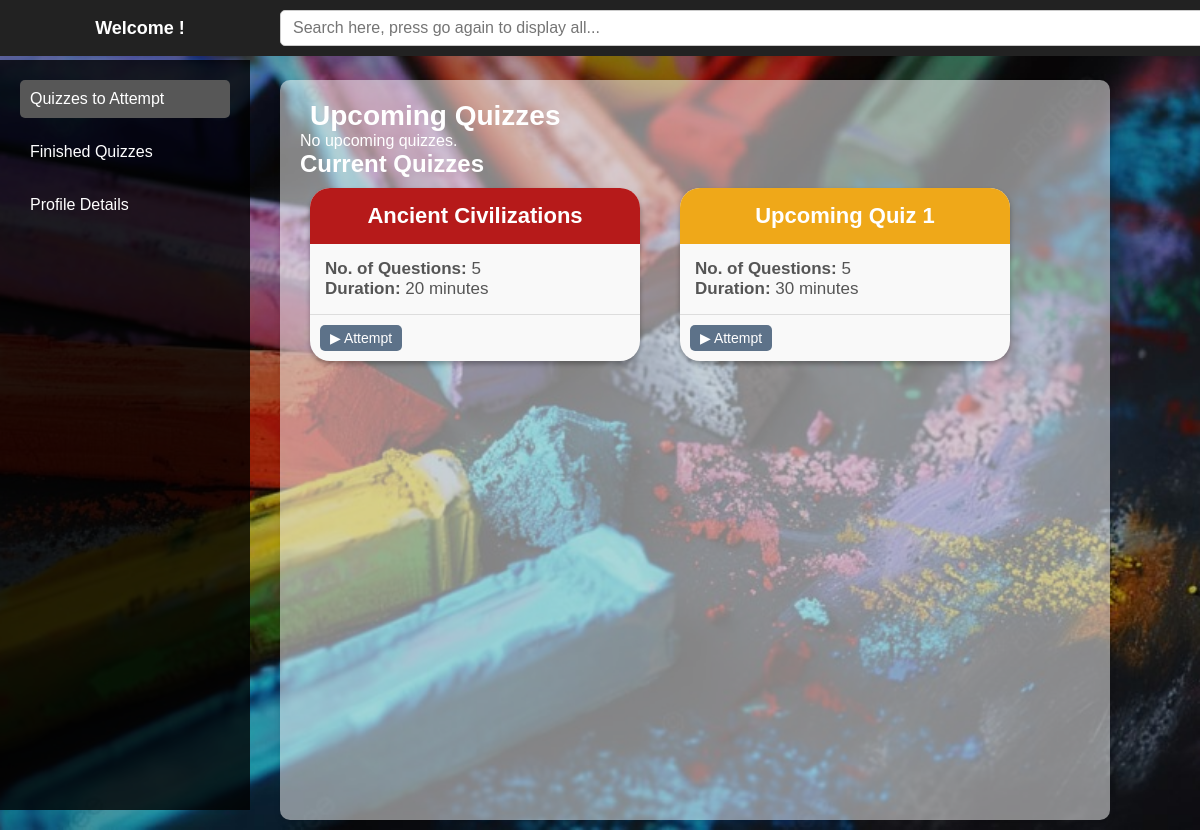
/student (signed in), run on the app's committed database.
### tables this page shows
CREATE TABLE quiz (
            id INTEGER PRIMARY KEY AUTOINCREMENT,
            quiz_name TEXT NOT NULL,
            chapter_id INTEGER,
            date DATE NOT NULL,
            duration INTEGER NOT NULL, -- Duration in minutes
            remark TEXT,
            no_of_qns INTEGER NOT NULL,
            FOREIGN KEY (chapter_id) REFERENCES chapter(id)
        );

### app.py (the view)
@app.route('/student')
@login_required(role='student')
def student_page():
    conn = sqlite3.connect(DATABASE)
    conn.row_factory = sqlite3.Row  # Enables dict-like access
    cursor = conn.cursor()
    cursor.execute('SELECT score, fullname FROM users WHERE id = ?', (session['user_id'],))
    user_row = cursor.fetchone()
    score = user_row['score']
    student_name = user_row['fullname']
    today_str = datetime.date.today().strftime('%Y-%m-%d')
    search_query = request.args.get('search', '').strip().lower()
    query_all_quizzes = '''
    SELECT quiz.id, quiz.quiz_name, quiz.date, quiz.duration, quiz.no_of_qns
    FROM quiz
    WHERE quiz.id NOT IN (
        SELECT quiz_id FROM scores WHERE user_id = ?
    )
    AND (LOWER(quiz.quiz_name) LIKE ?)
    ORDER BY quiz.date ASC
    '''
    cursor.execute(query_all_quizzes, (session['user_id'], f'%{search_query}%'))
    all_quizzes = cursor.fetchall()
    upcoming_quizzes = [{
        "id": quiz["id"],
        "quiz_name": quiz["quiz_name"],
        "date": quiz["date"],
        "no_of_qns": quiz["no_of_qns"]
    } for quiz in all_quizzes if quiz["date"] > today_str][:3]  # Only top 3 future quizzes
    current_quizzes = [{
        "id": quiz["id"],
        "quiz_name": quiz["quiz_name"],
        "duration": quiz["duration"],
        "no_of_qns": quiz["no_of_qns"]
    } for quiz in all_quizzes if quiz["date"] <= today_str]  # All quizzes today or earlier
    conn.close()
    return render_template('student.html',
                           score=score,
                           student_name=student_name,
                           upcoming_quizzes=upcoming_quizzes,  # Only topic, date, questions
                           current_quizzes=current_quizzes,  # Only topic, questions, duration
                           search_query=search_query)

### app.py (called while the page is built)
def login_required(role=None):
    def decorator(f):
        @wraps(f)
        def decorated_function(*args, **kwargs):
            if 'user_id' not in session:
                return redirect(url_for('login'))  # Redirect to login if not logged in
            if role and session.get('role') != role:
                return redirect(url_for('login'))  # Redirect if user doesn't have the correct role
            return f(*args, **kwargs)
        return decorated_function
    return decorator

### templates/student.html (shortened to what this page needs)
{% extends 'student_base.html' %}
{% block page_content %}
<h2 style="color:rgb(255, 255, 255); font-size: 28px; display: flex; align-items: center;">
     Upcoming Quizzes
</h2>
<div class="quiz-cards-container">
    {% for quiz in upcoming_quizzes %}
        {% if loop.index0 % 4 == 0 %}
            {% set quiz_color = 'rgb(182, 26, 26)' %}
        {% elif loop.index0 % 4 == 1 %}
            {% set quiz_color = 'rgb(239, 168, 25)' %}
        {% elif loop.index0 % 4 == 2 %}
            {% set quiz_color = 'rgb(21, 185, 214)' %}
        {% else %}
            {% set quiz_color = 'rgb(37, 175, 53)' %}
        {% endif %}
        <div class="quiz-card">
            <div class="quiz-card-header" style="background-color: {{ quiz_color }}; color: white;">
                {{ quiz.quiz_name }}
            </div>
            <div class="quiz-card-body">
                <p style="color: #555;">
                    <strong>Date:</strong> {{ quiz.date }}
                </p>
                <p style="color: #555;">
                    <strong>No. of Questions:</strong> {{ quiz.no_of_qns }}
                </p>
            </div>
        </div>
    {% else %}
        <p>No upcoming quizzes.</p>
    {% endfor %}
</div>
<h2>Current Quizzes</h2>
<div class="quiz-cards-container">
    {% for quiz in current_quizzes %}
        {% if loop.index0 % 4 == 0 %}
            {% set quiz_color = 'rgb(182, 26, 26)' %}
        {% elif loop.index0 % 4 == 1 %}
            {% set quiz_color = 'rgb(239, 168, 25)' %}
        {% elif loop.index0 % 4 == 2 %}
            {% set quiz_color = 'rgb(21, 185, 214)' %}
        {% else %}
            {% set quiz_color = 'rgb(37, 175, 53)' %}
        {% endif %}
        <div class="quiz-card">
            <div class="quiz-card-header" style="background-color: {{ quiz_color }}; color: white;">
                {{ quiz.quiz_name }}
            </div>
            <div class="quiz-card-body">
                <p style="color: #555;">
                    <strong>No. of Questions:</strong> {{ quiz.no_of_qns }}
                </p>
                <p style="color: #555;">
                    <strong>Duration:</strong> {{ quiz.duration }} minutes
                </p>
            </div>
            <div class="quiz-card-footer">
                <a href="{{ url_for('attempt_quiz', quiz_id=quiz.id) }}" class="btn" style="text-decoration:none;">▶ Attempt</a>
            </div>
        </div>
    {% else %}
        <p>No available quizzes to attempt.</p>
    {% endfor %}
</div>
{% endblock %}

### static/css/style.css (style rules this page uses)
* { margin: 0; padding: 0; box-sizing: border-box; }
body { font-family: "Comic Sans MS", "Chalkboard", sans-serif; background: url('../images/chlkbrd41.jpg') no-repeat center center fixed; background-size: cover; color: #ffffff; }
html, body { overflow: auto; height: 100%; }
html { scrollbar-width: none; -ms-overflow-style: none; }
.btn { padding: 6px 12px; border: none; border-radius: 5px; font-size: 1rem; color: white; text-decoration: none; cursor: pointer; transition: background-color 0.3s ease; }
.quiz-card { background-color: #f9f9f9; border-radius: 20px; box-shadow: 0 3px 5px rgba(0, 0, 0, 0.3); margin-bottom: 15px; width: 330px; margin: 10px; transition: transform 0.3s ease, box-shadow 0.3s ease; position: relative; box-sizing: border-box; }
.quiz-card-header { padding: 15px; font-size: 22px; font-weight: bold; text-align: center; border-radius: 20px 20px 0 0; width: 100%; box-sizing: border-box; }
.quiz-card-body { padding: 15px; font-size: 17px; position: relative; width: 100%; box-sizing: border-box; }
.quiz-card-footer { padding: 10px; border-top: 1px solid #ddd; display: flex; justify-content: flex-start; align-items: center; }
.quiz-card-footer .btn { background-color: #5d7289; border: none; color: white; padding: 5px 10px; cursor: pointer; font-size: 14px; border-radius: 5px; transition: background-color 0.3s ease; }
.quiz-cards-container { display: flex; flex-wrap: wrap; justify-content: left; gap: 20px; max-width: 100%; }

### data on the page
quiz: quiz_name "Ancient Civilizations", no_of_qns "5", duration "20"
quiz: quiz_name "Upcoming Quiz 1", no_of_qns "5", duration "30"
